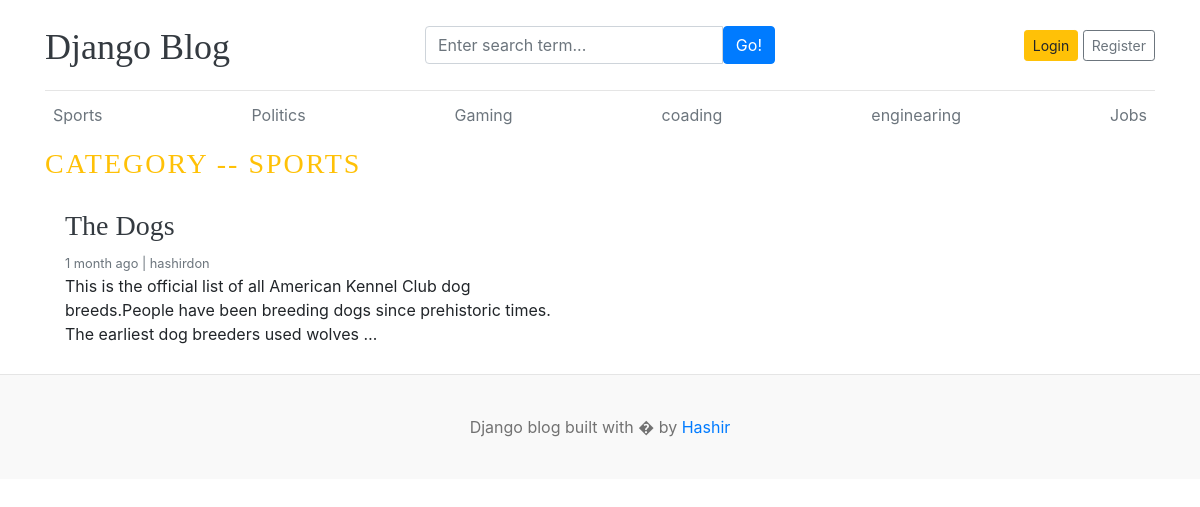
Page /category/1/ on the committed database.
### blogs/models.py (models this page shows, shortened)
class Category(models.Model):
    category_name=models.CharField(max_length=50,unique=True)
    created_at=models.DateTimeField(auto_now_add=True)
    updated_at=models.DateTimeField(auto_now_add=True)
    class Meta:
        verbose_name_plural='Categories'
    def __str__(self):
        return self.category_name

class Blog(models.Model):
    title=models.CharField(max_length=100)
    slug=models.CharField(max_length=100,unique=True,blank=True)
    category=models.ForeignKey(Category,on_delete=models.CASCADE)
    author=models.ForeignKey(User,on_delete=models.CASCADE)
    featured_image=models.ImageField(upload_to='uploads/%Y/%m/%d')
    short_description=models.TextField(max_length=500)
    blog_body=models.TextField(max_length=2000)
    status=models.CharField(max_length=20,choices=STATUS_CHOICES,default='Draft')
    is_featured=models.BooleanField(default=False)
    created_at=models.DateTimeField(auto_now_add=True)
    updated_at=models.DateTimeField(auto_now_add=True)

### blogs/views.py (the view)
# urls.py: path('<int:category_id>/',views.posts_by_category,name='posts_by_category' ),
def posts_by_category(request, category_id):
    posts = Blog.objects.filter(status='Published', category=category_id)
    category=get_object_or_404(Category,pk=category_id)
    context = {
        'posts': posts,
        'category': category,
    }
    return render(request, 'posts_by_category.html', context)

### blogs/context_processors.py (called while the page is built)
def get_categories(request):
    categories=Category.objects.all()
    return dict(categories=categories)

def get_Social_Links(request):
    Social=SocialSites.objects.all()
    return dict(Social=Social)

### templates/posts_by_category.html (shortened to what this page needs)
{% extends "base.html" %}
{% block content %}
<h3 class='text-uppercase text-warning' style='letter-spacing:2px ;'>Category -- {{category}} </h3>
<div class="row mb-2">
    {% if posts %}
  {% for post in posts %}
      <div class="col-md-6">
        <div class="card border-0">
          <div class="card-body">
            <h3><a href="{% url 'blogs' post.slug %}" class='text-dark'>{{post.title}}</a></h3>
            <small class="mb-1 text-muted">{{post.created_at | timesince}} ago | {{post.author}}</small>
            <p class="card-text">{{post.short_description | truncatewords:25}}</p>
          </div>
        </div>
      </div>
  {% endfor %}
  {% else %}
  <p>There is Nothing Posts  Found!</p>
  {% endif %}
</div>
        </div>
{% endblock  %}

### templates/base.html (shortened to what this page needs)
{% load static %}
<!DOCTYPE html>
<html lang="en">
<head>
    <link href="https://getbootstrap.com/docs/4.0/dist/css/bootstrap.min.css" rel="stylesheet">
    <link rel="stylesheet" href="{% static 'css/blog.css' %}">
  </head>
<body>
    <div class="container">
      <header class="blog-header py-3">
        <div class="row flex-nowrap justify-content-between align-items-center">
          <div class="col-4 pt-1">
            <a class="blog-header-logo text-dark" href="/">Django Blog</a>
          </div>
          <div class="col-4">
            <form action="{% url 'search' %}" method="GET">
              <div class="input-group">
              <input class="form-control" type="text" name='keyword' placeholder="Enter search term..." aria-label="Enter search term..." aria-describedby="button-search" />
              <button type="submit"class="btn btn-primary" id="button-search" type="button">Go!</button>
              </div>
            </form>
          </div>
          <div class="col-4 d-flex justify-content-end align-items-center">
            {% if not user.is_authenticated %}
            <a class="btn btn-sm btn-warning" href="{% url 'login' %}">Login</a> &nbsp;
            <a class="btn btn-sm btn-outline-secondary" href="{% url 'register' %}">Register</a>
            {% else %}
            <span>You are logged in as {{user}}</span>
            <span><a href="{% url 'logout' %}">Log Out</a></span>
            {% endif %}
          </div>
        </div>
      </header>
      <div class="nav-scroller py-1 mb-2">
        <nav class="nav d-flex justify-content-between">
          {%for cat in categories %}
          <a class="p-2 text-muted" href="{% url 'posts_by_category' cat.id %}">{{cat.category_name}}</a>
          {% endfor %}
        </nav>
      </div>
{% block content%}
 {% endblock %}
  <footer class="blog-footer">
  <p>Django blog built with � by <a href="#">Hashir</a></p>
</footer>
</body>
</html>

### blog_main/static/css/blog.css (style rules this page uses)
.blog-header { border-bottom: 1px solid #e5e5e5; }
.blog-header-logo { font-family: "Playfair Display", Georgia, "Times New Roman", serif; font-size: 2.25rem; }
h1, h2, h3, h4, h5, h6 { font-family: "Playfair Display", Georgia, "Times New Roman", serif; }
.blog-footer { padding: 2.5rem 0; color: #727272; text-align: center; background-color: #f9f9f9; border-top: .05rem solid #e5e5e5; }
.blog-footer p:last-child { margin-bottom: 0; }

### rows in the picture
Category: category_name "Sports", category_name "SPORTS"
Category: category_name "Politics"
Category: category_name "Gaming"
Category: category_name "coading"
Category: category_name "enginearing"
Category: category_name "Jobs"
Blog: title "The Dogs", created_at "1 month", author "hashirdon", short_description "This is the official list of all American Kennel Club dog breeds.People have been breeding dogs since prehistoric times. The earliest dog breeders used wolves …"
